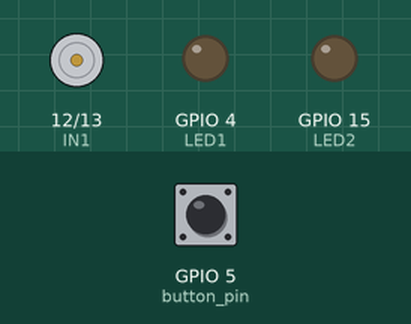
Recording of a sketch running on a simulated ESP8266 (NodeMCU). Shown: motor-driver pin pairs drawn as motors (green arrow = first pin HIGH = forward, orange = second pin HIGH = backward, longer = more drive, scaled by the enable pin), output pins drawn as LEDs (lit = HIGH). The test bench sets the inputs (shaded band); at power-on: GPIO 5 (button_pin) HIGH.

Above: at 1.2 s.
1.3 s: GPIO 5 (button_pin) pulled LOW for 0.15 s
At 2.5 s:
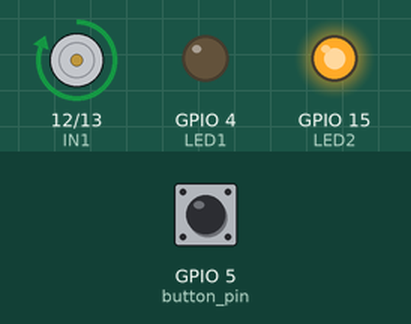
2.9 s: GPIO 5 (button_pin) pulled LOW for 1 s
At 5.0 s:
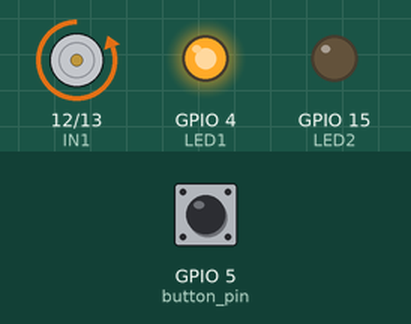
5.4 s: GPIO 5 (button_pin) pulled LOW for 3.2 s
At 9.7 s:
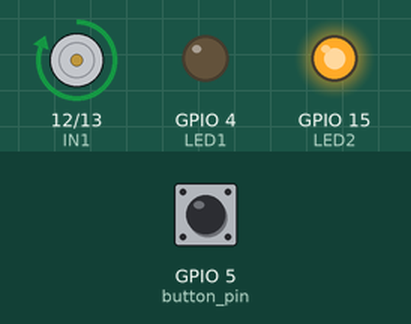
Timing chart, 0 to 11.2 s (numbered marks = the images above; inputs shaded):
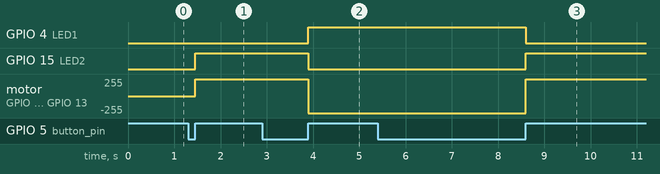

The sketch:

10_DC_Motor298n_switch.ino
```cpp
int ENA = 14; //D5;
int IN1 = 12; //D6;
int IN2 = 13; //D7;
int button_pin = 5; //D1

int LED1 = 4; //D2;
int LED2 = 15; //D8;
bool direct=0;

void ICACHE_RAM_ATTR button();

void button()     //This is the function that the interupt calls
{
  direct=!direct; //กลับทิศทางการหมุน
  if(direct)
  {
   digitalWrite (ENA, HIGH);
   digitalWrite (IN1, HIGH);
   digitalWrite (IN2, LOW);
   digitalWrite (LED1, LOW);
   digitalWrite (LED2, HIGH);
  }else
  {
   digitalWrite (ENA, HIGH);
   digitalWrite (IN1, LOW);
   digitalWrite (IN2, HIGH);
   digitalWrite (LED1, HIGH);
   digitalWrite (LED2, LOW);
  }
}

void setup() {
// set all the motor control pins to outputs
  pinMode(button_pin, INPUT_PULLUP);
  attachInterrupt(digitalPinToInterrupt(button_pin), button, RISING); //and the interrupt is attached
  pinMode(ENA, OUTPUT);
  pinMode(IN1, OUTPUT);
  pinMode(IN2, OUTPUT);
  pinMode(LED1, OUTPUT);
  pinMode(LED2, OUTPUT);
  digitalWrite (ENA, LOW);
  digitalWrite (IN1, LOW);
  digitalWrite (IN2, LOW);
  digitalWrite (LED1, LOW);
  digitalWrite (LED2, LOW);
}

void loop() {
  delay(1000);
}
```

Measured:
- after the input at 1.3 s, GPIO 15 (LED2): LOW → HIGH after 0.15 s; motor on GPIO 12 (IN1) / GPIO 13 (IN2): stopped → forward 255/255 after 0.15 s
- after the input at 2.9 s, GPIO 4 (LED1): LOW → HIGH after 1.0 s; GPIO 15 (LED2): HIGH → LOW after 1.0 s; motor on GPIO 12 (IN1) / GPIO 13 (IN2): forward 255/255 → backward 255/255 after 1.0 s
- after the input at 5.4 s, GPIO 4 (LED1): HIGH → LOW after 3.2 s; GPIO 15 (LED2): LOW → HIGH after 3.2 s; motor on GPIO 12 (IN1) / GPIO 13 (IN2): backward 255/255 → forward 255/255 after 3.2 s
